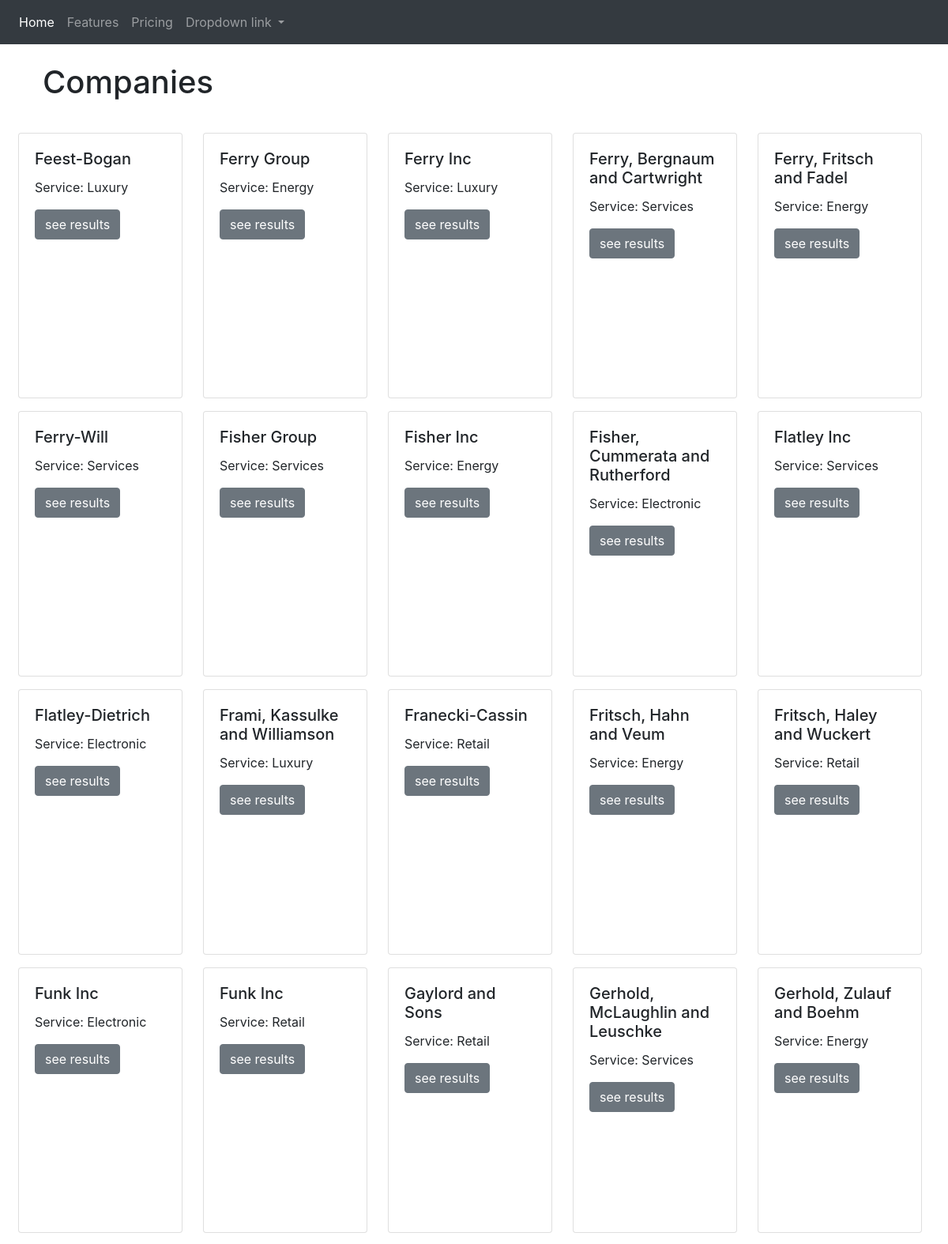
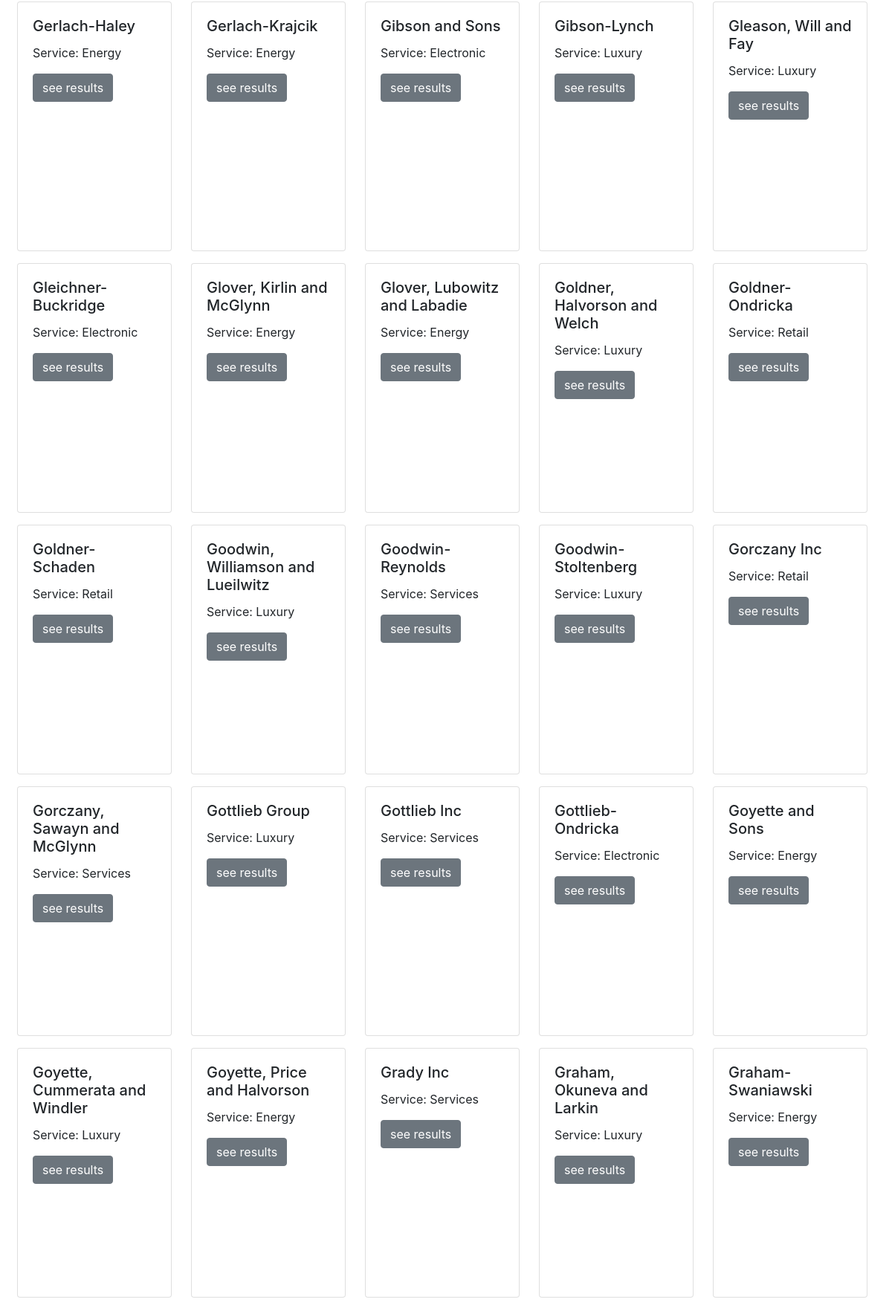
The app's page /company/?page=3 (upper part) with its own data (2 pictures, top to bottom).
### apptkt/models.py (models this page shows, shortened)
class Company(models.Model):
    name = models.CharField(max_length=100)
    sector = models.CharField(max_length=100)
    siren = models.IntegerField()

### apptkt/views.py (the view)
def index(request):
    companies = Company.objects.order_by("name")
    """ Pagination - Show 120 companies per page """
    paginator = Paginator(companies, 120)
    page = request.GET.get('page')
    try:
        companies = paginator.page(page)
    except PageNotAnInteger:
        companies = paginator.page(1)
    except EmptyPage:
        companies = paginator.page(paginator.num_pages)
    context = {'companies': companies, }
    return render(request, 'index.html', context)

### apptkt/templates/index.html (shortened to what this page needs)
{% extends "base.html" %}
{% load static %}
{% block content %}
<div class="container-fluid">
    <div class="container p-4">
        <h1>Companies</h1>
    </div>
    <div class="cards-company">
        {% for company in companies %}
                <div class="card m-2" style="width: 13rem; height: 21rem;">
                    <div class="card-body">
                        <h5 class="card-title">{{ company.name }}</h5>
                        <p class="card-text">Service: {{company.sector}}</p>
                        <a href="{% url 'company:detail' company.pk %}" class="btn btn-secondary">see results</a>
                    </div>
                </div>
        {% endfor %}
    </div>
</div>
{% endblock content %}

### static/css/main.css (style rules this page uses)
.cards-company { display: grid; grid-template-columns: 1fr 1fr 1fr 1fr 1fr 1fr; }
@media all and (min-width: 1024px) and (max-width: 1280px) { .cards-company { display: grid; grid-template-columns: 1fr 1fr 1fr 1fr 1fr; } }

### records on screen
Company: name "Feest-Bogan", sector "Luxury"
Company: name "Ferry Group", sector "Energy"
Company: name "Ferry Inc", sector "Luxury"
Company: name "Ferry, Bergnaum and Cartwright", sector "Services"
Company: name "Ferry, Fritsch and Fadel", sector "Energy"
Company: name "Ferry-Will", sector "Services"
Company: name "Fisher Group", sector "Services"
Company: name "Fisher Inc", sector "Energy"
Company: name "Fisher, Cummerata and Rutherford", sector "Electronic"
Company: name "Flatley Inc", sector "Services"
Company: name "Flatley-Dietrich", sector "Electronic"
Company: name "Frami, Kassulke and Williamson", sector "Luxury"
Company: name "Franecki-Cassin", sector "Retail"
Company: name "Fritsch, Hahn and Veum", sector "Energy"
Company: name "Fritsch, Haley and Wuckert", sector "Retail"
Company: name "Funk Inc", sector "Electronic"
Company: name "Funk Inc", sector "Retail"
Company: name "Gaylord and Sons", sector "Retail"
Company: name "Gerhold, McLaughlin and Leuschke", sector "Services"
Company: name "Gerhold, Zulauf and Boehm", sector "Energy"
Company: name "Gerlach-Haley", sector "Energy"
Company: name "Gerlach-Krajcik", sector "Energy"
Company: name "Gibson and Sons", sector "Electronic"
Company: name "Gibson-Lynch", sector "Luxury"
Company: name "Gleason, Will and Fay", sector "Luxury"
Company: name "Gleichner-Buckridge", sector "Electronic"
Company: name "Glover, Kirlin and McGlynn", sector "Energy"
Company: name "Glover, Lubowitz and Labadie", sector "Energy"
Company: name "Goldner, Halvorson and Welch", sector "Luxury"
Company: name "Goldner-Ondricka", sector "Retail"
Company: name "Goldner-Schaden", sector "Retail"
Company: name "Goodwin, Williamson and Lueilwitz", sector "Luxury"
Company: name "Goodwin-Reynolds", sector "Services"
Company: name "Goodwin-Stoltenberg", sector "Luxury"
Company: name "Gorczany Inc", sector "Retail"
Company: name "Gorczany, Sawayn and McGlynn", sector "Services"
Company: name "Gottlieb Group", sector "Luxury"
Company: name "Gottlieb Inc", sector "Services"
Company: name "Gottlieb-Ondricka", sector "Electronic"
Company: name "Goyette and Sons", sector "Energy"
Company: name "Goyette, Cummerata and Windler", sector "Luxury"
Company: name "Goyette, Price and Halvorson", sector "Energy"
Company: name "Grady Inc", sector "Services"
Company: name "Graham, Okuneva and Larkin", sector "Luxury"
Company: name "Graham-Swaniawski", sector "Energy"
